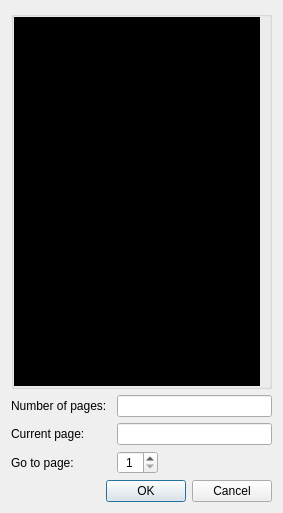
<?xml version="1.0" encoding="UTF-8"?>
<ui version="4.0">
 <class>GoPageDialog</class>
 <widget class="QDialog" name="GoPageDialog">
  <property name="geometry">
   <rect>
    <x>0</x>
    <y>0</y>
    <width>283</width>
    <height>513</height>
   </rect>
  </property>
  <property name="windowTitle">
   <string>Go to Page</string>
  </property>
  <property name="windowIcon">
   <iconset resource="../../rsc/main_window_view.qrc">
    <normaloff>:/icons/elementary3-icon-theme/actions/48/search.svg</normaloff>:/icons/elementary3-icon-theme/actions/48/search.svg</iconset>
  </property>
  <property name="modal">
   <bool>true</bool>
  </property>
  <layout class="QVBoxLayout" name="verticalLayout">
   <item>
    <layout class="QVBoxLayout" name="verticalLayout_2">
     <item>
      <widget class="QGroupBox" name="groupBox">
       <property name="title">
        <string/>
       </property>
       <property name="alignment">
        <set>Qt::AlignCenter</set>
       </property>
       <property name="flat">
        <bool>true</bool>
       </property>
       <layout class="QVBoxLayout" name="vertical_layout_3">
        <property name="leftMargin">
         <number>0</number>
        </property>
        <property name="topMargin">
         <number>0</number>
        </property>
        <property name="rightMargin">
         <number>9</number>
        </property>
        <property name="bottomMargin">
         <number>0</number>
        </property>
        <item>
         <widget class="QScrollArea" name="scrollArea">
          <property name="styleSheet">
           <string notr="true">background-color: rgb(0, 0, 0);</string>
          </property>
          <property name="frameShape">
           <enum>QFrame::NoFrame</enum>
          </property>
          <property name="frameShadow">
           <enum>QFrame::Sunken</enum>
          </property>
          <property name="verticalScrollBarPolicy">
           <enum>Qt::ScrollBarAlwaysOff</enum>
          </property>
          <property name="horizontalScrollBarPolicy">
           <enum>Qt::ScrollBarAlwaysOff</enum>
          </property>
          <property name="widgetResizable">
           <bool>true</bool>
          </property>
          <property name="alignment">
           <set>Qt::AlignCenter</set>
          </property>
          <widget class="QWidget" name="scrollAreaWidgetContents_2">
           <property name="geometry">
            <rect>
             <x>0</x>
             <y>0</y>
             <width>246</width>
             <height>341</height>
            </rect>
           </property>
           <layout class="QHBoxLayout" name="horizontalLayout">
            <item>
             <widget class="QLabel" name="label_icon">
              <property name="text">
               <string/>
              </property>
              <property name="alignment">
               <set>Qt::AlignCenter</set>
              </property>
             </widget>
            </item>
           </layout>
          </widget>
         </widget>
        </item>
       </layout>
      </widget>
     </item>
     <item>
      <layout class="QFormLayout" name="formLayout">
       <property name="fieldGrowthPolicy">
        <enum>QFormLayout::ExpandingFieldsGrow</enum>
       </property>
       <item row="0" column="0">
        <widget class="QLabel" name="label_num_pages">
         <property name="text">
          <string>Number of pages: </string>
         </property>
         <property name="alignment">
          <set>Qt::AlignLeading|Qt::AlignLeft|Qt::AlignVCenter</set>
         </property>
        </widget>
       </item>
       <item row="0" column="1">
        <widget class="QLineEdit" name="line_edit_num_page">
         <property name="sizePolicy">
          <sizepolicy hsizetype="Expanding" vsizetype="Fixed">
           <horstretch>0</horstretch>
           <verstretch>0</verstretch>
          </sizepolicy>
         </property>
         <property name="maximumSize">
          <size>
           <width>16777214</width>
           <height>16777215</height>
          </size>
         </property>
         <property name="frame">
          <bool>true</bool>
         </property>
         <property name="alignment">
          <set>Qt::AlignCenter</set>
         </property>
         <property name="readOnly">
          <bool>true</bool>
         </property>
        </widget>
       </item>
       <item row="1" column="0">
        <widget class="QLabel" name="label_current_page">
         <property name="text">
          <string>Current page:        </string>
         </property>
         <property name="alignment">
          <set>Qt::AlignLeading|Qt::AlignLeft|Qt::AlignVCenter</set>
         </property>
        </widget>
       </item>
       <item row="1" column="1">
        <widget class="QLineEdit" name="line_edit_current_page">
         <property name="frame">
          <bool>true</bool>
         </property>
         <property name="alignment">
          <set>Qt::AlignCenter</set>
         </property>
         <property name="readOnly">
          <bool>true</bool>
         </property>
        </widget>
       </item>
       <item row="2" column="0">
        <widget class="QLabel" name="label_go_page">
         <property name="text">
          <string>Go to page:           </string>
         </property>
        </widget>
       </item>
       <item row="2" column="1">
        <widget class="QSpinBox" name="spin_box_go_page">
         <property name="wrapping">
          <bool>false</bool>
         </property>
         <property name="alignment">
          <set>Qt::AlignCenter</set>
         </property>
         <property name="buttonSymbols">
          <enum>QAbstractSpinBox::UpDownArrows</enum>
         </property>
         <property name="accelerated">
          <bool>true</bool>
         </property>
         <property name="correctionMode">
          <enum>QAbstractSpinBox::CorrectToNearestValue</enum>
         </property>
         <property name="suffix">
          <string/>
         </property>
         <property name="prefix">
          <string/>
         </property>
         <property name="minimum">
          <number>1</number>
         </property>
         <property name="singleStep">
          <number>1</number>
         </property>
        </widget>
       </item>
      </layout>
     </item>
    </layout>
   </item>
   <item>
    <widget class="QDialogButtonBox" name="buttonBox">
     <property name="orientation">
      <enum>Qt::Horizontal</enum>
     </property>
     <property name="standardButtons">
      <set>QDialogButtonBox::Cancel|QDialogButtonBox::Ok</set>
     </property>
     <property name="centerButtons">
      <bool>false</bool>
     </property>
    </widget>
   </item>
  </layout>
 </widget>
 <resources>
  <include location="../../rsc/main_window_view.qrc"/>
 </resources>
 <connections>
  <connection>
   <sender>buttonBox</sender>
   <signal>accepted()</signal>
   <receiver>GoPageDialog</receiver>
   <slot>accept()</slot>
   <hints>
    <hint type="sourcelabel">
     <x>252</x>
     <y>249</y>
    </hint>
    <hint type="destinationlabel">
     <x>157</x>
     <y>253</y>
    </hint>
   </hints>
  </connection>
  <connection>
   <sender>buttonBox</sender>
   <signal>rejected()</signal>
   <receiver>GoPageDialog</receiver>
   <slot>reject()</slot>
   <hints>
    <hint type="sourcelabel">
     <x>320</x>
     <y>249</y>
    </hint>
    <hint type="destinationlabel">
     <x>286</x>
     <y>253</y>
    </hint>
   </hints>
  </connection>
  <connection>
   <sender>spin_box_go_page</sender>
   <signal>valueChanged(int)</signal>
   <receiver>GoPageDialog</receiver>
   <slot>update()</slot>
   <hints>
    <hint type="sourcelabel">
     <x>283</x>
     <y>83</y>
    </hint>
    <hint type="destinationlabel">
     <x>158</x>
     <y>83</y>
    </hint>
   </hints>
  </connection>
 </connections>
 <slots>
  <slot>go_to_page()</slot>
 </slots>
</ui>
